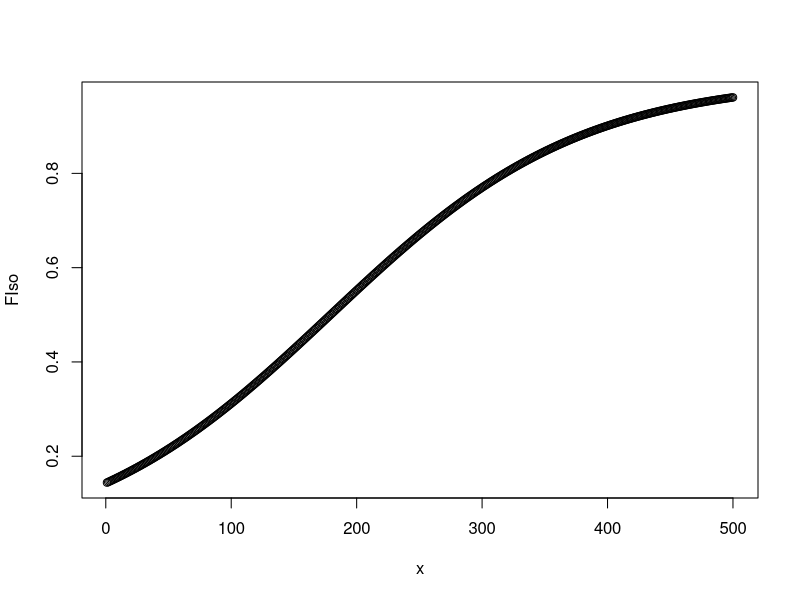

Generate this figure with R:
# Isolation
# Setup 
x <- seq(1:500)

# Define function
L <- 1
A <- 6
k <- 0.01
FIso <- L/(1+A*exp(-k*x))

# Plot
plot(x, FIso)



